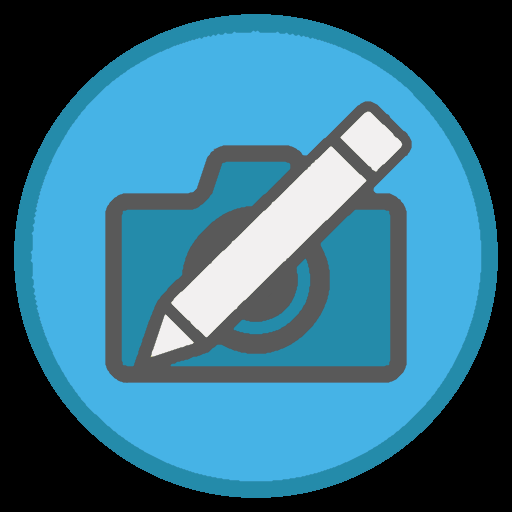
#> input picture video_player/img/editing.png, 512 x 512 px
$ python -i image_helper.py   (imports and definitions only)
#> lines starting #> are read from the running program, lines starting #| are printed output that depends on the picture
import math
import os

import cv2
import base64

import numpy
import numpy as np


def image_h_w(image):
    # h, w = image.shape[:2]
    return image.shape[:2]


# Boyut değişikliğine en uygun interpolation yöntemi ile resize eder.
def resize_best_quality(image, size):
    size0 = max(image.shape[0], image.shape[1])
    size1 = max(size[0], size[1])
    if size0 == size1:
        return image.copy()
    elif size0 > size1:
        # if size0 > 2 * size1:
        #     image = cv2.pyrDown(image)
        return cv2.resize(image, size, interpolation=cv2.INTER_AREA)
    else:
        return cv2.resize(image, size, interpolation=cv2.INTER_CUBIC)


# İmaj boyutlarından birisi max_dim'den daha büyükse küçültür, değilse aynen döner.
# [69 lines left out: functions resize_if_larger, resize_if_smaller, resize, resize_keep_aspect_ratio, resize_total_pixel_count, not called in this run]


# OpenCV mat nesnesini base64 string yapar
def to_base64(image):
    _, buffer = cv2.imencode('.jpg', image)
    return base64.b64encode(buffer)


# base64 string'i OpenCV mat nesnesi yapar
# [153 lines left out: functions from_base64, fill_polyline_transparent, select_areas, select_lines, select_points, replace_non_ascii_chars and 1 more, not called in this run]


def rescale_frame(frame, percent):
    width = int(frame.shape[1] * percent / 100.0)
    height = int(frame.shape[0] * percent / 100.0)
    dim = (width, height)
    return resize_best_quality(frame, dim)


def frame2base64(frame, scale=40):
    scaled_frame = rescale_frame(frame, scale)
    res, frame = cv2.imencode('.png', scaled_frame)
    base64_data = base64.b64encode(frame)
    return base64_data.decode('utf-8')


# [74 lines left out: functions normalize_coordinates, denormalize_coordinates, normalize_lines, denormalize_lines, convert_lines_list2tuple, convert_lines_tuple2list and 2 more, not called in this run]


def mirror(mat):
    return cv2.flip(mat, 1)


# [22 lines left out: functions get_thumbnail_fn, _write, write, not called in this run]


def get_thumb(mat, thumbnail_size=128):
    return resize_if_larger(mat, thumbnail_size)


# [14 lines left out: functions read, read_thumb, not called in this run]

>>> import cv2
>>> picture = cv2.imread('../img/editing.png')
#> picture is the input picture: shape (512, 512, 3); mean B, G, R 134.9, 111.3, 54.2
>>> result = frame2base64(picture)
#> in resize_best_quality, `return cv2.resize(image, size, interpolation=cv2.INTER_AREA)`:
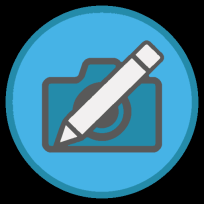
#> returned value: shape (204, 204, 3); mean of channels 0, 1, 2 134.9, 111.3, 54.2; drawn as B, G, R
#> in frame2base64, `res, frame = cv2.imencode('.png', scaled_frame)`: frame = 17060 values, max 255 at index 196, min 0 at index 8, mean 126.9

$ run again, on video_player/img/folder.png
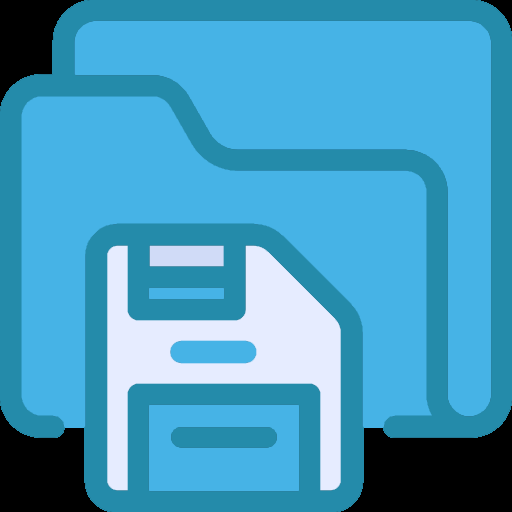
#> input picture video_player/img/folder.png, 512 x 512 px
#> picture is the input picture: shape (512, 512, 3); mean B, G, R 192.7, 155.5, 67.8
#> in resize_best_quality, `return cv2.resize(image, size, interpolation=cv2.INTER_AREA)`:
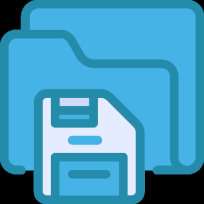
#> returned value: shape (204, 204, 3); mean of channels 0, 1, 2 192.7, 155.5, 67.8; drawn as B, G, R
#> frame = 12667 values, max 255 at index 141, min 0 at index 8, mean 124.1
